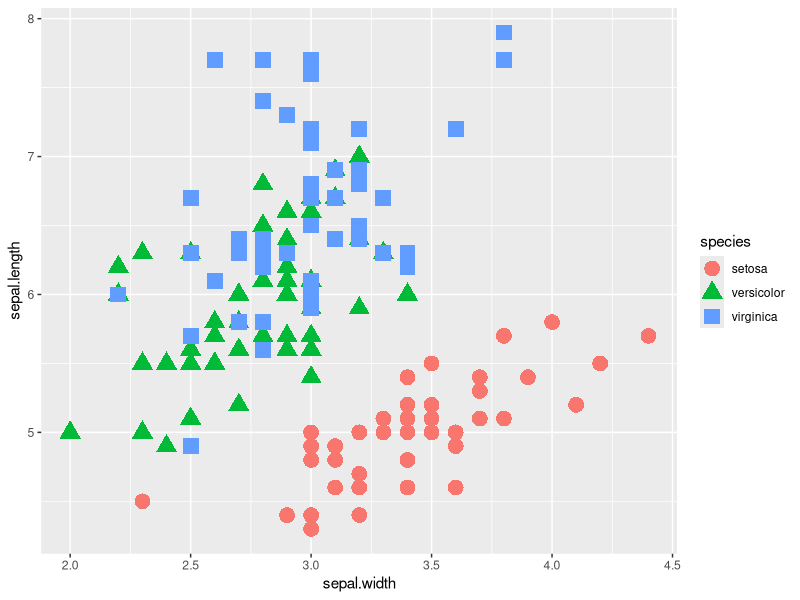
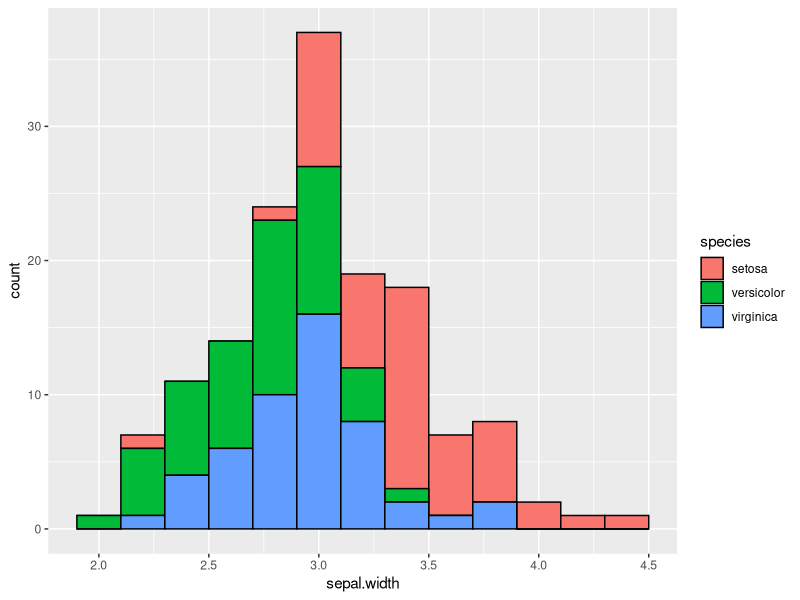

Here is the R script that generated these plots, in order:
# install.packages("ggplot2")
library(datasets)
library(dplyr)
library(ggplot2)

data(iris)
summary(iris)

names(iris) <- tolower(names(iris))

virginica <- filter(iris, species=="virginica")
tail(virginica, 10)

newCol <- mutate(iris, greater.half = sepal.width >0.5*sepal.length)
head(newCol)

ggplot(data=iris, aes(x=sepal.width, y=sepal.length))+geom_point(aes(color=species, shape=species), size=5)

ggplot(data=iris, aes(x=sepal.width))+geom_histogram(binwidth=.2,color="black",aes(fill=species))
